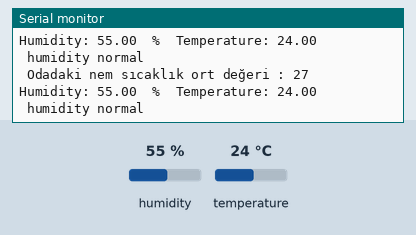
This sketch was run on a simulated Arduino Uno, built with avr-gcc and run on an emulated ATmega328P. Shown: the last lines printed to the serial monitor. The inputs (shaded band) are chosen by the test bench; at power-on: humidity 55 %, temperature 24 °C.

Above: at 3.3 s.
3.4 s: humidity set to 22 %
At 6.3 s:
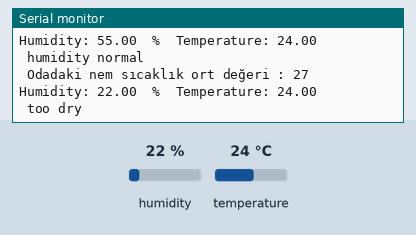
9.0 s: temperature set to 12 °C
At 10.8 s:
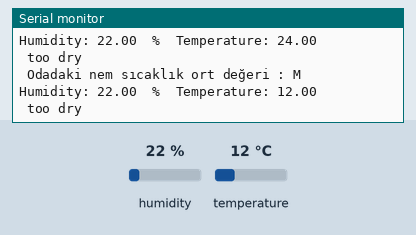
15.9 s: humidity set to 88 %
At 18.1 s:
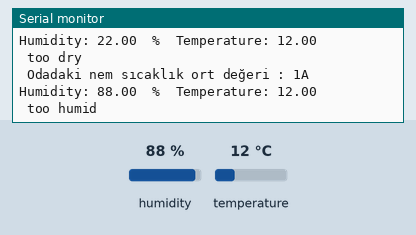
21.7 s: temperature set to 19 °C
At 23.9 s:
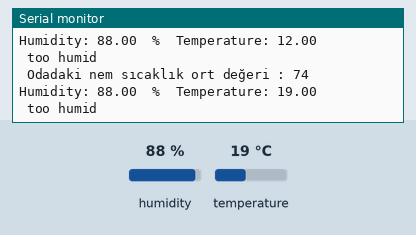
28.6 s: humidity set to 68 %
At 31.4 s:
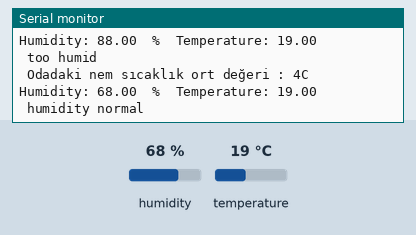
35.5 s: temperature set to 41 °C
At 36.4 s:
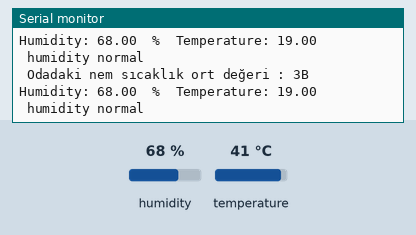
Timing chart, 0 to 38.5 s (numbered marks = the images above; inputs shaded):
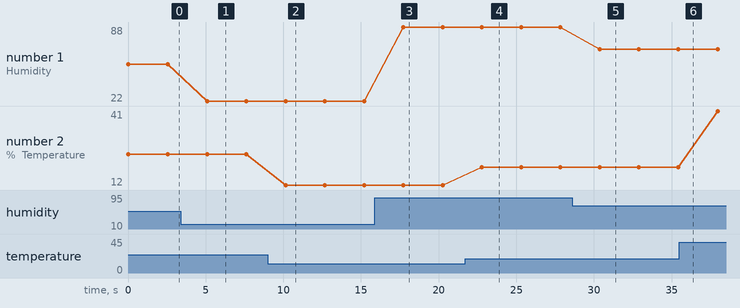

The sketch:

dht11_tester.ino
```cpp
#include "DHT.h"
#define DHTPIN 4
#define DHTTYPE DHT11

DHT dht(DHTPIN, DHTTYPE);

void setup() {
  // put your setup code here, to run once:
  Serial.begin(9600);

  dht.begin();

}

void loop() {
  // put your main code here, to run repeatedly:
  float h = dht.readHumidity();
  float t = dht.readTemperature();

  if (isnan(h) || isnan(t)) {
    Serial.println(F("Failed to read from DHT sensor!"));
    return;
  }

  Serial.print(F("\nHumidity: "));
  Serial.print(h);
  Serial.print(F("  %  Temperature: "));
  Serial.print(t);

  int h_sum = 0, t_sum = 0, humidity= 3, h_avg, t_avg;

  for(int i = 0; i<10 ; i++){

    h_sum += dht.readHumidity();
    t_sum += dht.readTemperature();
  }

  h_avg = h_sum/10;
  t_avg = t_sum/10;

  //humidity analysis
    if(h_avg>30 && h_avg<70){
      humidity = 1;
    }
    else if(h_avg<=30){
      humidity = 0;
    }

    else{
      humidity = 2;
    }

  switch(humidity){
    case 0:
      Serial.print("\n too dry");
      break;
    case 1:
       Serial.print("\n humidity normal");
       break;
    case 2:
        Serial.print("\n too humid");
        break;
    case 3:
        break;
  }
  delay(2500);
  Serial.print("\n Odadaki nem sıcaklık ort değeri : ");
  Serial.print(h_avg, t_avg);
}
```

Measured:
- after the input at 3.4 s, the serial monitor: prints a new line after 1.7 s (image 1)
- after the input at 9.0 s, the serial monitor: prints a new line after 1.2 s (image 2)
- after the input at 15.9 s, the serial monitor: prints a new line after 1.8 s (image 3)
- after the input at 21.7 s, the serial monitor: prints a new line after 1.1 s (image 4)
- after the input at 28.6 s, the serial monitor: prints a new line after 1.8 s (image 5)
- plotted number 1: 55 → 22 after the input at 3.4 s, 22 → 88 after the input at 15.9 s, 88 → 68 after the input at 28.6 s
- plotted number 2: 24 → 12 after the input at 9.0 s, 12 → 19 after the input at 21.7 s, 19 → 41 after the input at 35.5 s
